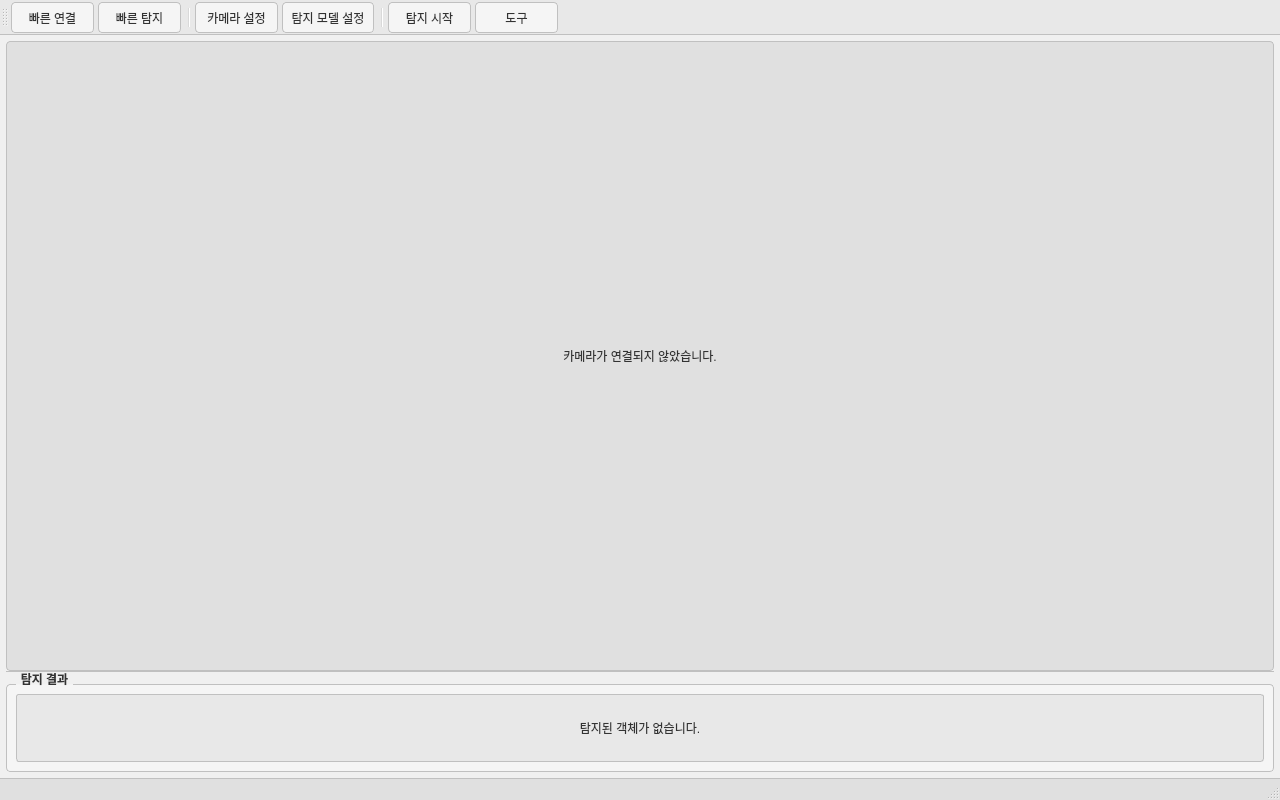
<?xml version="1.0" encoding="UTF-8"?>
<ui version="4.0">
 <class>MainWindow</class>
 <widget class="QMainWindow" name="MainWindow">
  <property name="geometry">
   <rect>
    <x>0</x>
    <y>0</y>
    <width>1280</width>
    <height>800</height>
   </rect>
  </property>
  <property name="minimumSize">
   <size>
    <width>1280</width>
    <height>800</height>
   </size>
  </property>
  <property name="windowTitle">
   <string>객체 탐지 시스템</string>
  </property>
  <property name="styleSheet">
   <string notr="true">QMainWindow {
    background-color: #f0f0f0;
    color: #333333;
}
QLabel, QGroupBox {
    color: #333333;
}
QGroupBox {
    border: 1px solid #c0c0c0;
    border-radius: 4px;
    margin-top: 8px;
    font-weight: bold;
}
QGroupBox::title {
    subcontrol-origin: margin;
    left: 10px;
    padding: 0 3px;
}
QStatusBar {
    background-color: #e0e0e0;
    color: #333333;
    border-top: 1px solid #c0c0c0;
}
QToolBar {
    background-color: #e8e8e8;
    border-bottom: 1px solid #c0c0c0;
    spacing: 4px;
    padding: 2px;
}
QToolButton {
    background-color: #f5f5f5;
    border: 1px solid #c0c0c0;
    border-radius: 4px;
    padding: 4px;
    color: #333333;
    min-width: 70px;
}
QToolButton:hover {
    background-color: #e0e0e0;
}
QToolButton:pressed {
    background-color: #d0d0d0;
}
QSplitter::handle {
    background-color: #c0c0c0;
}
QFrame {
    border: none;
}</string>
  </property>
  <widget class="QWidget" name="centralwidget">
   <layout class="QVBoxLayout" name="verticalLayout_2">
    <property name="spacing">
     <number>4</number>
    </property>
    <property name="leftMargin">
     <number>6</number>
    </property>
    <property name="topMargin">
     <number>6</number>
    </property>
    <property name="rightMargin">
     <number>6</number>
    </property>
    <property name="bottomMargin">
     <number>6</number>
    </property>
    <item>
     <widget class="QSplitter" name="contentSplitter">
      <property name="orientation">
       <enum>Qt::Vertical</enum>
      </property>
      <property name="handleWidth">
       <number>1</number>
      </property>
      <widget class="QLabel" name="videoFrame">
       <property name="sizePolicy">
        <sizepolicy hsizetype="Expanding" vsizetype="Expanding">
         <horstretch>0</horstretch>
         <verstretch>4</verstretch>
        </sizepolicy>
       </property>
       <property name="minimumSize">
        <size>
         <width>0</width>
         <height>200</height>
        </size>
       </property>
       <property name="styleSheet">
        <string notr="true">QLabel#videoFrame {
    background-color: #e0e0e0;
    border-radius: 4px;
    border: 1px solid #c0c0c0;
    color: #333333;
}</string>
       </property>
       <property name="text">
        <string>카메라가 연결되지 않았습니다.</string>
       </property>
       <property name="alignment">
        <set>Qt::AlignCenter</set>
       </property>
      </widget>
      <widget class="QGroupBox" name="resultsGroupBox">
       <property name="sizePolicy">
        <sizepolicy hsizetype="Preferred" vsizetype="Preferred">
         <horstretch>0</horstretch>
         <verstretch>1</verstretch>
        </sizepolicy>
       </property>
       <property name="minimumSize">
        <size>
         <width>0</width>
         <height>100</height>
        </size>
       </property>
       <property name="maximumSize">
        <size>
         <width>16777215</width>
         <height>150</height>
        </size>
       </property>
       <property name="styleSheet">
        <string notr="true">QGroupBox#resultsGroupBox {
    background-color: #f5f5f5;
    border-radius: 4px;
    margin-top: 12px;
}</string>
       </property>
       <property name="title">
        <string>탐지 결과</string>
       </property>
       <layout class="QVBoxLayout" name="verticalLayout">
        <item>
         <widget class="QLabel" name="resultsText">
          <property name="styleSheet">
           <string notr="true">QLabel#resultsText {
    background-color: #e8e8e8;
    color: #333333;
    border-radius: 3px;
    border: 1px solid #c0c0c0;
    padding: 8px;
    font-family: 'Nanum Gothic', sans-serif;
}</string>
          </property>
          <property name="text">
           <string>탐지된 객체가 없습니다.</string>
          </property>
          <property name="alignment">
           <set>Qt::AlignCenter</set>
          </property>
         </widget>
        </item>
       </layout>
      </widget>
     </widget>
    </item>
   </layout>
  </widget>
  <widget class="QStatusBar" name="statusbar"/>
  <widget class="QToolBar" name="mainToolBar">
   <property name="windowTitle">
    <string>메인 툴바</string>
   </property>
   <property name="iconSize">
    <size>
     <width>32</width>
     <height>32</height>
    </size>
   </property>
   <property name="toolButtonStyle">
    <enum>Qt::ToolButtonTextUnderIcon</enum>
   </property>
   <attribute name="toolBarArea">
    <enum>TopToolBarArea</enum>
   </attribute>
   <attribute name="toolBarBreak">
    <bool>false</bool>
   </attribute>
   <addaction name="quickStartAction"/>
   <addaction name="quickDetectionAction"/>
   <addaction name="separator"/>
   <addaction name="cameraAction"/>
   <addaction name="modelAction"/>
   <addaction name="separator"/>
   <addaction name="startStopAction"/>
   <addaction name="toolsAction"/>
  </widget>
  <action name="cameraAction">
   <property name="icon">
    <iconset theme="camera-photo"/>
   </property>
   <property name="text">
    <string>카메라 설정</string>
   </property>
   <property name="toolTip">
    <string>카메라 연결 및 설정</string>
   </property>
  </action>
  <action name="modelAction">
   <property name="icon">
    <iconset theme="system-search"/>
   </property>
   <property name="text">
    <string>탐지 모델 설정</string>
   </property>
   <property name="toolTip">
    <string>객체 탐지 모델 설정</string>
   </property>
  </action>
  <action name="startStopAction">
   <property name="checkable">
    <bool>true</bool>
   </property>
   <property name="icon">
    <iconset theme="media-playback-start"/>
   </property>
   <property name="text">
    <string>탐지 시작</string>
   </property>
   <property name="toolTip">
    <string>탐지 시작/중지</string>
   </property>
  </action>
  <action name="toolsAction">
   <property name="icon">
    <iconset theme="preferences-system"/>
   </property>
   <property name="text">
    <string>도구</string>
   </property>
   <property name="toolTip">
    <string>추가 설정 및 도구</string>
   </property>
  </action>
  <action name="quickStartAction">
   <property name="icon">
    <iconset theme="media-skip-forward"/>
   </property>
   <property name="text">
    <string>빠른 연결</string>
   </property>
   <property name="toolTip">
    <string>최근 설정으로 빠른 연결</string>
   </property>
  </action>
  <action name="quickDetectionAction">
   <property name="checkable">
    <bool>true</bool>
   </property>
   <property name="icon">
    <iconset theme="system-run"/>
   </property>
   <property name="text">
    <string>빠른 탐지</string>
   </property>
   <property name="toolTip">
    <string>기본 설정으로 탐지 시작</string>
   </property>
  </action>
 </widget>
 <resources/>
 <connections/>
</ui>
